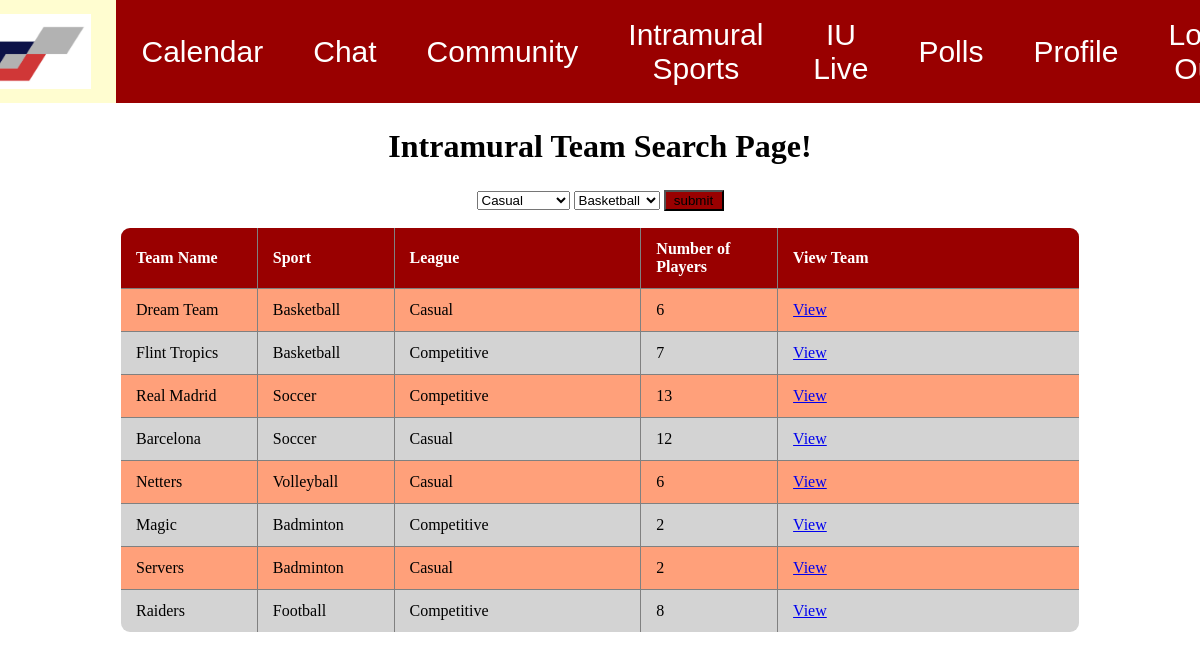
The app's page /teamsearch.php (signed in) with its own data.
### tables this page shows
CREATE TABLE Teams(
Team_id INT NOT NULL AUTO_INCREMENT,
team_name VARCHAR(40),
Sport VARCHAR(20),
League VARCHAR(15),
Num_players INT(2),
PRIMARY KEY (Team_id)
);

### teamsearch.php (the view, shortened to what this page needs)
<html>
    <head>
        <link rel="stylesheet" href="css/style.css">
    </head>
    <body>
    <div class="topnav">
        <a href="homepage.php"><img class="homeImg" src="Images/smallLogo.png" alt="Home"></a>
        <a href="calendar.php">Calendar</a>
        <a href="chat.php">Chat</a>
        <a href="community.php">Community</a>
        <a href="intramurals.php">Intramural Sports</a>
        <a href="live.php">IU Live</a>
        <a href="polls.php">Polls</a>
        <a href="profile2.php">Profile</a>
        <a href="https://idp.login.iu.edu/idp/profile/cas/logout">Log-Out </a>
    </div>
        <h1><center>Intramural Team Search Page!</center></h1>
        <center><form name="teamfilter" method="POST" action="">
            <select name="leaguefilter" id="leaguefilter">
                <option value="Casual">Casual</option>
            </select>
            <select name="sportfilter" id="sportfilter">
                <option value="Basketball">Basketball</option>
            </select>
            <input type="submit" value="submit" name="submit"></input>
        </form></center>
        <center><table class="tabledesign">
            <?php
                $db = mysqli_connect("db.luddy.indiana.edu","i494f22_team36","my+sql=i494f22_team36","i494f22_team36") or die("Error connecting to MySQL server.");
                echo '<tr><th>Team Name</th><th>Sport</th><th>League</th><th>Number of Players</th><th>View Team</th></tr>';
                if(isset($_POST["submit"])){
                    $league = $_REQUEST["leaguefilter"];
                    $sport = $_REQUEST["sportfilter"];
                    $query1 = "SELECT * FROM Teams WHERE League='$league' AND Sport='$sport'";
                    mysqli_query($db, $query1) or die('Error querying database.');
                    $result = mysqli_query($db, $query1);
                    $row = mysqli_fetch_array($result);
                    while($row = mysqli_fetch_array($result)){
                        echo "<tr>";
                        echo "<td>" . $row['team_name'] . "</td>";
                        echo "<td>" . $row['Sport'] . "</td>";
                        echo "<td>" . $row['League'] . "</td>";
                        echo "<td>" . $row['Num_players'] . "</td>";
                        echo "<td><a href=\"viewteam.php?id=" . $row['Team_id'] . "\">View</a></td>";
                        echo "</tr>";
                    }
                }else{
                    $query1 = "SELECT * FROM Teams";
                    mysqli_query($db, $query1) or die('Error querying database.');
                    $result = mysqli_query($db, $query1);
                    while($row = mysqli_fetch_array($result)){
                        echo "<tr>";
                        echo "<td>" . $row['team_name'] . "</td>";
                        echo "<td>" . $row['Sport'] . "</td>";
                        echo "<td>" . $row['League'] . "</td>";
                        echo "<td>" . $row['Num_players'] . "</td>";
                        echo "<td><a href=\"viewteam.php?id=" . $row['Team_id'] . "\">View</a></td>";
                        echo "</tr>";
                    }
                }
            ?>
        </table></center>
    </body>
</html>

### css/style.css (style rules this page uses)
body { margin: 0; padding: 0; }
.topnav { background-color: #990000; overflow: hidden; margin: 0; padding: 0; display: flex; justify-content: center; align-items: center; font-family: 'Poppins', sans-serif; }
.topnav a { float: left; color: white; text-align: center; padding: 14px 25px; text-decoration: none; font-size: 30px; font-family: 'Poppins', sans-serif; }
.homeImg { width: 120px; height: 75px; padding: 0%; }
h1 { margin: 25px 10px; }
input { width: 18%; }
input[type=submit] { width: 5%; background-color:#990000; }
table, th, td { border: 1px solid gray; width: 50%; }
.tabledesign { border: 1px solid; border-collapse: collapse; table-layout: fixed; border-spacing: 0 15px; width: 80%; border-radius: 10px; overflow: hidden; }
.tabledesign tr th { background-color: #990000; color: white; text-align: left; font-weight: bold; }
.tabledesign tr th { padding: 12px 15px; }
.tabledesign tr td { padding: 12px 15px; }
tr th:nth-child(1) { width:20%; }
tr th:nth-child(2) { width: 20%; }
tr th:nth-child(3) { width:40%; }
tr th:nth-child(4) { width: 20%; }
tr:nth-child(odd) { background-color: lightgray; }
tr:nth-child(even) { background-color: lightsalmon; }

### records on screen
teams: team_name "Dream Team", Sport "Basketball", League "Casual", Num_players "6"
teams: team_name "Flint Tropics", Sport "Basketball", League "Competitive", Num_players "7"
teams: team_name "Real Madrid", Sport "Soccer", League "Competitive", Num_players "13"
teams: team_name "Barcelona", Sport "Soccer", League "Casual", Num_players "12"
teams: team_name "Netters", Sport "Volleyball", League "Casual", Num_players "6"
teams: team_name "Magic", Sport "Badminton", League "Competitive", Num_players "2"
teams: team_name "Servers", Sport "Badminton", League "Casual", Num_players "2"
teams: team_name "Raiders", Sport "Football", League "Competitive", Num_players "8"
